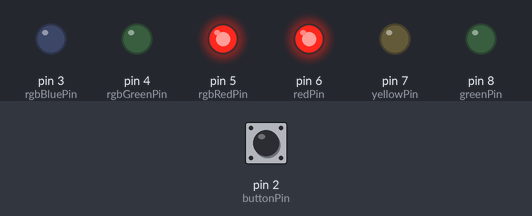
Recording of a sketch running on a simulated Arduino Uno, built with avr-gcc and run on an emulated ATmega328P. Shown: output pins drawn as LEDs (lit = HIGH). Dashed ring = blinking. The test bench sets the inputs (shaded band); at power-on: pin 2 (buttonPin) LOW. What the sketch prints to the serial monitor is not drawn.

Above: at 1.2 s.
1.3 s: pin 2 (buttonPin) pulled HIGH for 0.15 s
At 2.7 s:
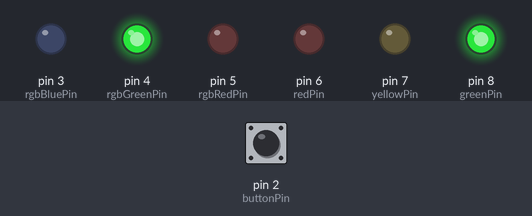
3.5 s: pin 2 (buttonPin) pulled HIGH for 1 s
At 3.8 s:
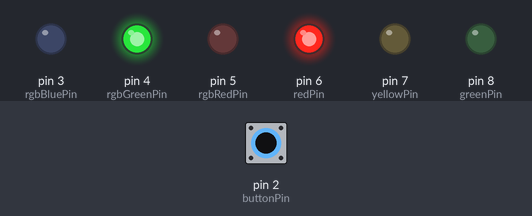
11.5 s: pin 2 (buttonPin) pulled HIGH for 3.2 s
At 24.4 s:
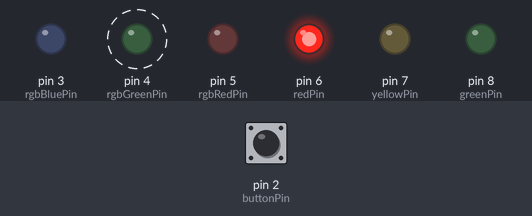
Timing chart, 0 to 26.5 s (numbered marks = the images above; inputs shaded):
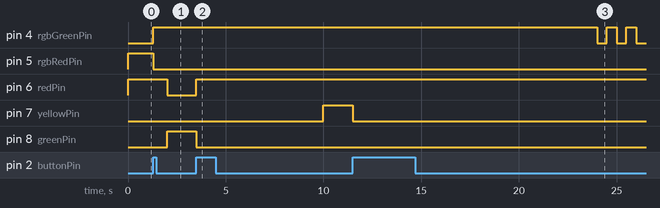

Measured:
- after the input at 1.3 s, pin 4 (rgbGreenPin): LOW → HIGH at once; pin 5 (rgbRedPin): HIGH → LOW at once
- after the input at 3.5 s, pin 6 (redPin): LOW → HIGH at once; pin 8 (greenPin): HIGH → LOW after 0.00 s instead of 6.5 s
- after the input at 11.5 s, pin 7 (yellowPin): HIGH → LOW after 0.00 s instead of 2.5 s

The sketch:

traffic-lights.ino
```cpp
const int rgbBluePin = 3;
const int rgbGreenPin = 4;
const int rgbRedPin = 5;
const int rbgPins[] = {rgbRedPin, rgbGreenPin, rgbBluePin};

const int redPin = 6;
const int yellowPin = 7;
const int greenPin = 8;

const int buttonPin = 2;
int buttonState = 0;

int onValue = 255;
int offValue = 0;
int blinkCycle = 1000;
int changeCycleTime = 8000;

void setup()
{
  Serial.begin(9600);

  pinMode(buttonPin, INPUT);
  attachInterrupt(digitalPinToInterrupt(buttonPin), buttonTrigger, CHANGE);
}

void loop()
{
  buttonState = digitalRead(buttonPin);
  Serial.print(buttonState);

  // Turn RBG LED pedestrian light red to tell pedestrians to stop, turn traffic light green so cars can go, wait 8 seconds
  stopPedestrians();
  stopTraffic();
  delay(changeCycleTime / 4);

  startTraffic();
  delay(changeCycleTime);

  // Blink traffic light orange to signal coming red, wait 4 seconds
  haltTraffic();
  delay(changeCycleTime / 2);

  // Turn RGB LED pedestrian light green, turn traffic light red, wait 8 seconds
  stopTraffic();
  delay(changeCycleTime / 4);

  startPedestrians();
  delay(changeCycleTime);

  // Blink RGB LED pedestrian light green to signal coming red. The loop will continue from the top after the last blink.
  haltPedestrians();
}

void buttonTrigger()
{
  Serial.print("Button press");

  triggerHaltTraffic();
}

// Because delay() cannot be invoked in a interrupt, the timing is off and will continue on the loop in loop()
void triggerHaltTraffic()
{
  haltTraffic();

  stopTraffic();

  startPedestrians();
}

void haltPedestrians()
{
  int offs[] = {offValue, offValue, offValue};
  int ons[] = {offValue, onValue, offValue};
  blink(rbgPins, offs, ons, 4, blinkCycle);
}

void stopPedestrians()
{
  analogWrite(rgbGreenPin, offValue);
  analogWrite(rgbBluePin, offValue);
  analogWrite(rgbRedPin, onValue);
}

void startPedestrians()
{
  analogWrite(rgbRedPin, offValue);
  analogWrite(rgbBluePin, offValue);
  analogWrite(rgbGreenPin, onValue);
}

void haltTraffic()
{
  analogWrite(greenPin, offValue);
  analogWrite(yellowPin, onValue);
}

void stopTraffic()
{
  analogWrite(yellowPin, offValue);
  analogWrite(redPin, onValue);
}

void startTraffic()
{
  analogWrite(yellowPin, offValue);
  analogWrite(redPin, offValue);
  analogWrite(greenPin, onValue);
}

void blink(int pins[], int pinOffValues[], int pinOnValues[], int nBlinks, int cycle)
{
  int size = sizeof(pins) + 1;

  for(int i = 0; i < nBlinks; i++)
  {
    for(int j = 0; j < size; j++)
    {
      analogWrite(pins[j], pinOffValues[j]);
    }
    delay(cycle / 2);

    for(int j = 0; j < size; j++)
    {
      analogWrite(pins[j], pinOnValues[j]);
    }
    delay(cycle / 2);
  }
}
```
